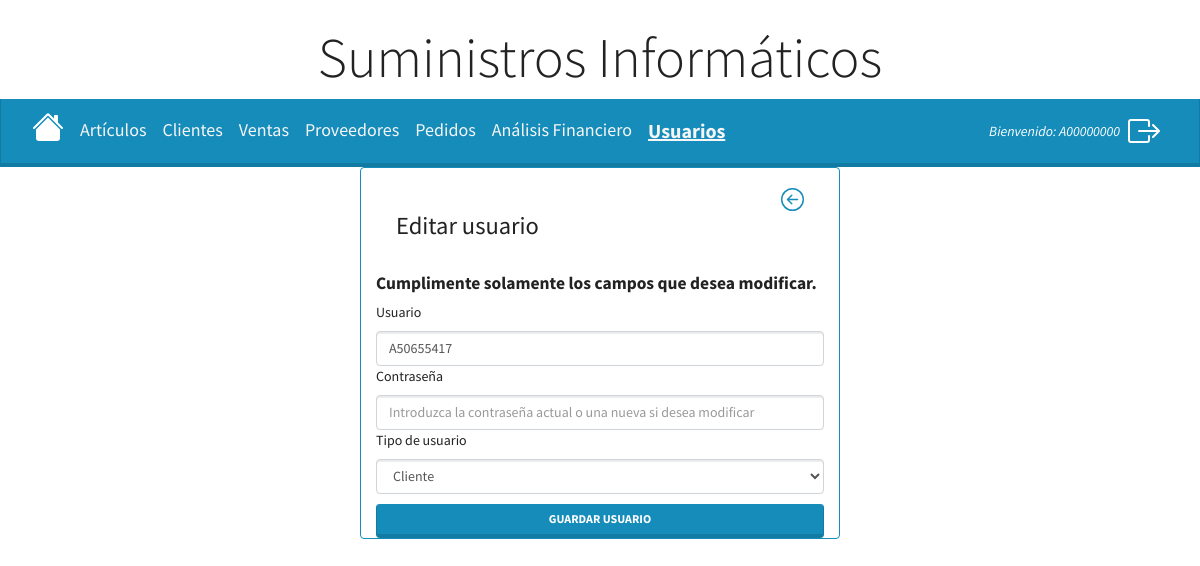
The app's page /protected_admin/usuarios/editar_usuario/2 (signed in) with its own data.
### models.py (models this page shows, shortened)
class User(db.Base, UserMixin):
    __tablename__ = 'usuario'
    __table_args__ = {'sqlite_autoincrement': True}
    id = Column(Integer, primary_key=True)  # establecemos el id como Primary Key
    username = Column(String(10), unique=True, nullable=False)
    password = Column(String(128), nullable=False)
    type_user = Column(Boolean, default=False) #False = cliente / True = administrador

### main.py (the view, shortened to what this page needs)
@app.route('/protected_admin/usuarios/editar_usuario/<id>', methods=['GET', 'POST'])
@login_required
@admin_required # Vista protegida que solo se puede acceder con autenticación de administrador
def editar_usuario(id):
    usuario = db.session.query(User).filter_by(id=int(id)).first()
    form = Form_usuario(obj=usuario, id_usuario_actual=usuario.id)
    return render_template('editar-usuario.html', usuario=usuario, form=form)

### forms.py (shortened to what this page needs)
class Form_usuario(FlaskForm):
    username = StringField('Usuario', validators=[DataRequired(message='Este campo es obligatorio')])
    password = PasswordField('Contraseña', validators=[DataRequired(message='Este campo es obligatorio')])
    type_user = SelectField('Tipo de usuario', choices=[(0, 'Cliente'), (1, 'Administrador')])
    submit = SubmitField('Guardar usuario')
    def __init__(self, id_usuario_actual=None, *args, **kwargs):
        super().__init__(*args, **kwargs)
        self.id_usuario_actual = id_usuario_actual

### functions.py (called while the page is built)
def admin_required(f): # recibe como parámetro una función 'f' que será la función a proteger
    @wraps(f)
    def decorated_function(*args, **kwargs): # verificamos si el usuario está autentificado
        if not current_user.is_authenticated or not current_user.type_user:
            flash('Acceso denegado. Solo los administradores pueden acceder a la ruta introducida.',
                  'danger')
            return redirect(url_for('protected'))
        return f(*args, **kwargs) # si el usuario está logueado y es administrador ejecuta la función 'f'
    return decorated_function

### main.py (called while the page is built)
@login_manager.user_loader
def load_user(user_id):
    return db.session.get(User, user_id)

### templates/editar-usuario.html (shortened to what this page needs)
{% extends 'usuarios.html' %}
{% block content %}
    <div class="container card border-primary mb-3 justify-content-center" style="max-width: 30rem;">
        <div class="card-body">
            <div class="text-right">
                <a href="/protected_admin/usuarios" title="Volver">
                </a>
            </div>
            <h3 class="card-title">Editar usuario</h3>
        </div>
        <form method="post" novalidate>
          <fieldset>
            <h5><b>Cumplimente solamente los campos que desea modificar.</b></h5>
            <div>
                {{ form.username.label }}
                {{ form.username(class="form-control", placeholder="Introduzca el nombre de usuario") }}
            </div>
            <div>
                {{ form.password.label }}
                {{ form.password(class="form-control", placeholder="Introduzca la contraseña actual o una nueva si desea modificar") }}
            </div>
            <div>
                {{ form.type_user.label }}
                {{ form.type_user(class="form-control") }}
            </div>
            <div class="margin_top_button">
                {{ form.submit(class="btn btn-primary btn-block") }}
            </div>
          </fieldset>
    </form>
    </div>
{% endblock %}

### templates/usuarios.html (shortened to what this page needs)
<!DOCTYPE html>
<html lang="en">
<head>
    <link rel="stylesheet" href="{{ url_for('static', filename='main.css')}}">
    <link rel="stylesheet" href="https://cdn.jsdelivr.net/npm/bootswatch@4.5.2/dist/lumen/bootstrap.min.css"
>
</head>
<body>
    <h1 class="display-4 text-center mt-4">Suministros Informáticos</h1>
    <nav class="navbar navbar-expand-lg bg-primary" data-bs-theme="dark">
        <div class="container-fluid">
            <a href="/protected_admin" title="Inicio">
            </a>
            <div class="collapse navbar-collapse" id="navbarColor01">
                <ul class="navbar-nav me-auto">
                    <li class="nav-item">
                        <a style="font-size: 18px;" class="nav-link text-light"
                           href="/protected_admin/articulos">Artículos</a>
                    </li>
                    <li class="nav-item">
                        <a style="font-size: 18px;" class="nav-link text-light"
                           href="/protected_admin/clientes">Clientes</a>
                    </li>
                    <li class="nav-item">
                        <a style="font-size: 18px;" class="nav-link text-light"
                           href="/protected_admin/ventas">Ventas</a>
                    </li>
                    <li class="nav-item">
                        <a style="font-size: 18px;" class="nav-link text-light"
                           href="/protected_admin/proveedores">Proveedores</a>
                    </li>
                    <li class="nav-item">
                        <a style="font-size: 18px;" class="nav-link text-light"
                           href="/protected_admin/pedidos">Pedidos</a>
                    </li>
                    <li class="nav-item">
                        <a style="font-size: 18px;" class="nav-link text-light"
                           href="/protected_admin/nuevo_analisis">Análisis Financiero</a>
                    </li>
                    <li class="nav-item">
                        <a style="font-size: 20px;" class="nav-link text-light text-bold-underline"
                           href="/protected_admin/usuarios">Usuarios</a>
                    </li>
                </ul>
            </div>
            <div class="navbar-nav ms-auto d-flex align-items-center">
                <div class="navbar-text">
                    <em class="text-white">Bienvenido: {{ current_user.username }}</em>
                </div>
                <a href="/logout" class="nav-link ms-3" title="Cerrar sesión">
                </a>
            </div>
        </div>
    </nav>
    {% block content %}{% endblock %}
</body>
</html>

### static/main.css (style rules this page uses)
.text-bold-underline { font-weight: bold; text-decoration: underline; }
.text-light { color: #FFFFFF; }
.text-center { text-align: center; }
.text-right { text-align: right; }
.margin_top_button { margin-top: 10px; }

### records on screen
User: username "A00000000"
User: username "A50655417", type_user "Cliente"
